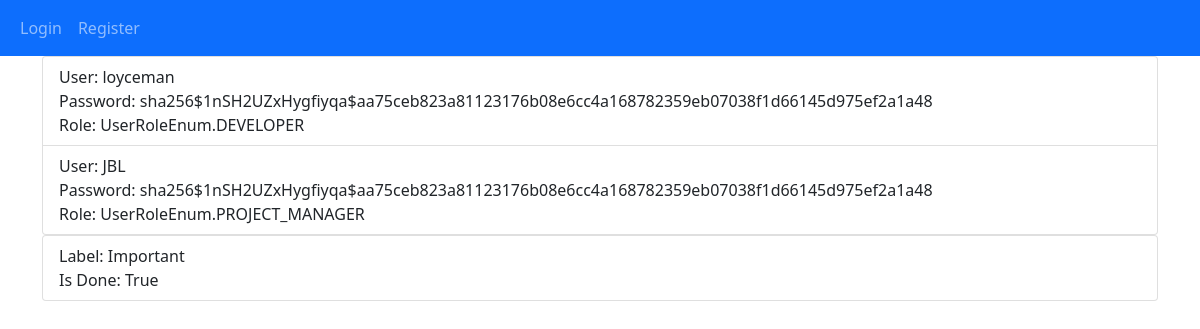
The page /database on the database its author committed.
### database/models.py (models this page shows, shortened)
class User(UserMixin, db.Model):
    id = db.Column(db.Integer, primary_key=True, autoincrement=True)
    username = db.Column(db.Text, unique=True, nullable=False)
    password_hash = db.Column(db.String(128), nullable=False)
    role = db.Column(sqlalchemy.types.Enum(UserRoleEnum), nullable=False)
    authenticated = db.Column(db.Boolean, default=False)

class Task(db.Model):
    id = db.Column(db.Integer, primary_key=True)
    label = db.Column(db.Text)
    isDone = db.Column(db.Boolean)

### app.py (the view)
@app.route('/database')
def show_database():
    users_list = User.query.all()
    tasks_list = Task.query.all()
    return render_template('database.html.jinja2', users_list=users_list, tasks_list=tasks_list)

### templates/database.html.jinja2
{% extends "base.html.jinja2" %}
{% set title = "Database" %}
{% set active_page = "Database" %}
{% block content %}
    <ul class="list-group">
        {% for user in users_list %}
         <li class="list-group-item">
            <span>User: {{ user.username }} </span><br>
            <span>Password: {{ user.password_hash }}</span><br>
            <span>Role: {{ user.role }}</span>
         </li>
        {% endfor %}
    </ul>
        <ul class="list-group">
        {% for task in tasks_list %}
         <li class="list-group-item">
             <span>Label: {{ task.label }} </span><br>
             <span>Is Done: {{ task.isDone }}</span>
         </li>
        {% endfor %}
    </ul>
{% endblock %}

### templates/base.html.jinja2 (shortened to what this page needs)
<!DOCTYPE html>
<html>
<head>
    <link href="https://cdn.jsdelivr.net/npm/bootstrap@5.0.0-beta2/dist/css/bootstrap.min.css" rel="stylesheet">
    <link rel="stylesheet" href="{{ url_for('static', filename='css/myinsta.css') }}">
</head>
<body>
    <section class="menu">
        <nav class="navbar navbar-expand-lg navbar-dark bg-primary">
            <div class="container-fluid">
                <div class="collapse navbar-collapse" id="navbarSupportedContent">
                    <ul class="navbar-nav me-auto mb-2 mb-lg-0">
                        {% if not current_user.is_authenticated %}
                        <li class="nav-item">
                            <a class="nav-link" href="{{ url_for('login') }}"
                            {% if active_page == "Login" %}class="active"{% endif %}>
                                Login
                            </a>
                        </li>
                        <li class="nav-item">
                            <a class="nav-link" href="{{ url_for('register') }}"
                            {% if active_page == "Register" %}class="active"{% endif %}>
                                Register
                            </a>
                        </li>
                        {% endif %}
                    </ul>
                </div>
            </div>
        </nav>
        <div class="body">
            <div class="container">
               {% block content %}
               {% endblock %}
            </div>
        </div>
    </section>
</body>
</html>

### rows shown on the page
User: username "loyceman", password_hash "sha256$1nSH2UZxHygfiyqa$aa75ceb823a81123176b08e6cc4a168782359eb07038f1d66145d975ef2a1a48", role "UserRoleEnum.DEVELOPER"
User: username "JBL", password_hash "sha256$1nSH2UZxHygfiyqa$aa75ceb823a81123176b08e6cc4a168782359eb07038f1d66145d975ef2a1a48", role "UserRoleEnum.PROJECT_MANAGER"
Task: label "Important", isDone "True"
